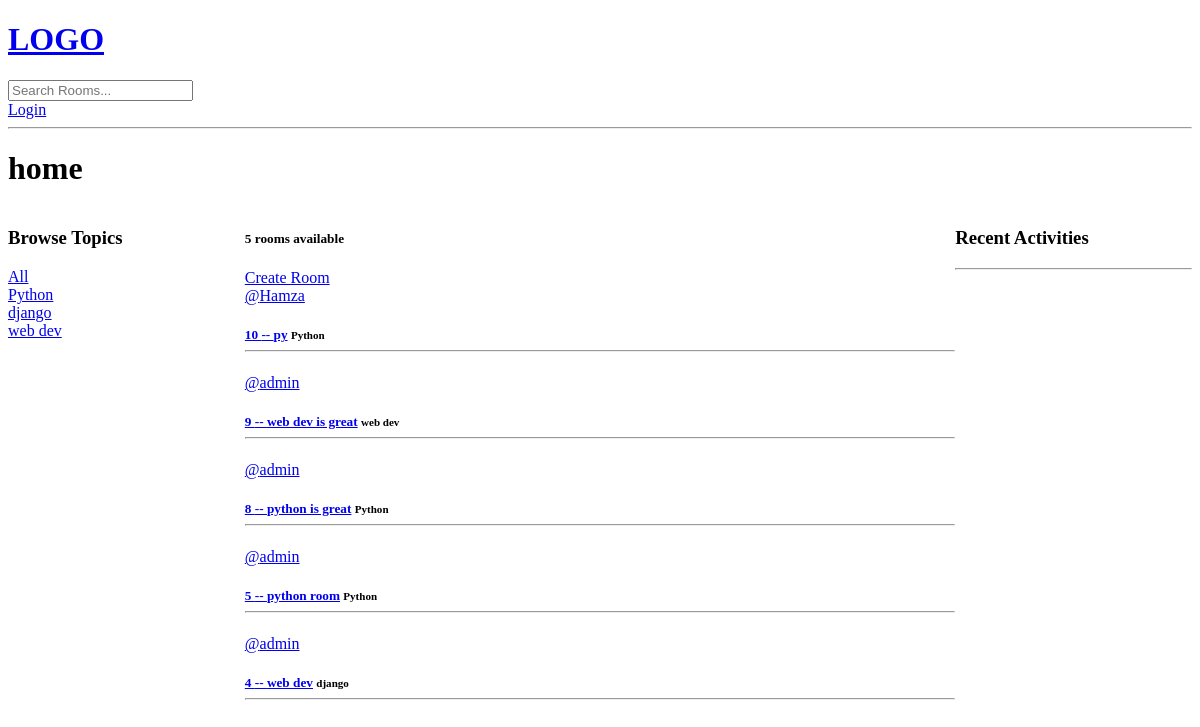
Before: / with the older database file.
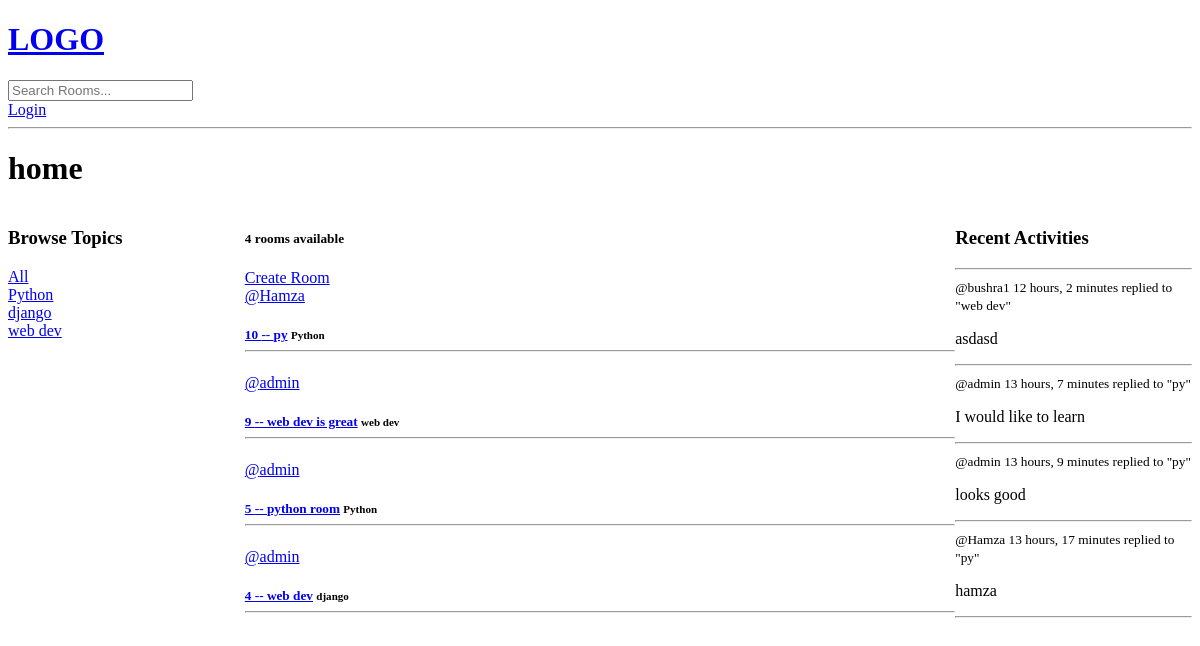
After: the same page with the newer database file.
### base/models.py (models this page shows, shortened)
class Topic(models.Model):
    name = models.CharField(max_length=200)

class Room(models.Model):
    host = models.ForeignKey(User, on_delete=models.SET_NULL, null=True)
    topic = models.ForeignKey(Topic, on_delete=models.SET_NULL, null=True)
    name = models.CharField(max_length=200)
    description = models.TextField(null=True, blank=True)
    participants = models.ManyToManyField(User, related_name='participants', blank=True)
    updated = models.DateTimeField(auto_now=True)
    created = models.DateTimeField(auto_now_add=True)
    class Meta:
        ordering = ['-updated', '-created']
    def __str__(self):
        return self.name

class Message(models.Model):
    user = models.ForeignKey(User, on_delete=models.CASCADE)
    room = models.ForeignKey(Room, on_delete=models.CASCADE)
    body = models.TextField()
    updated = models.DateTimeField(auto_now=True)
    created = models.DateTimeField(auto_now_add=True)
    class Meta:
        ordering = ['-updated', '-created']
    def __str__(self):
        return self.body[:50]

### base/views.py (the view)
# urls.py: path('', views.home, name='home'),
def home(request):
    q = request.GET.get('q') if request.GET.get('q') else ''
    rooms = Room.objects.filter(
        Q(topic__name__icontains=q) |
        Q(name__icontains=q) |
        Q(description__icontains=q) |
        Q(host__username__icontains=q)
    )
    room_messages = Message.objects.filter(Q(room__topic__name__icontains=q))
    context = {
        'rooms': rooms,
        'room_count': rooms.count(),
        'topics': Topic.objects.all(),
        'room_messages': room_messages
    }
    return render(request, 'base/home.html', context)

### base/templates/base/home.html (shortened to what this page needs)
{% extends 'main.html' %}
{% block content%}
<h1>home</h1>
<div class='home-container'>
    <div>
        {% include 'base/topics_component.html' %}
    </div>
    <div>
        <h5>{{room_count}} rooms available</h5>
        <a href="{% url 'create-room' %}">Create Room</a>
        {% include 'base/feed_component.html' %}
    </div>
    <div>
        {% include "base/activity_component.html" %}
    </div>
</div>
{% endblock content%}

### base/templates/base/topics_component.html
<h3>Browse Topics</h3>
<div>
    <a href="{% url 'home' %}">All</a>
</div>
{% for topic in topics %}
    <div>
        <a href="{% url 'home' %}?q={{topic.name}}">{{ topic.name }}</a>
    </div>
{% endfor %}

### base/templates/base/feed_component.html (shortened to what this page needs)
<div>
{%for room in rooms%}
    <div>
        <a href="{% url 'user-profile' room.host.id%}">@{{room.host.username}}</span>
        <h5>
            {{room.id}} -- <a href="{% url 'room' room.id %}">{{room.name}}</a>
            <small>{{room.topic.name}}</small>
            <hr>
        </h5>
    </div>
{%endfor%}
</div>

### base/templates/base/activity_component.html (shortened to what this page needs)
<h3>Recent Activities</h3>
<hr>
{% for message in room_messages %}
    <div>
        <small>@{{message.user.username}} {{ message.created|timesince }} </small>
        <small>replied to "{{ message.room }}" </small>
        <p>{{ message }}</p>
        <hr>
    </div>
{% endfor %}

Changed rows visible on the page:
removed Room: host.username "admin", id "8", name "python is great", topic.name "Python"
added Message: user.username "bushra1", created "12 hours, 2 minutes", room "web dev", body "asdasd"
added Message: user.username "admin", created "13 hours, 7 minutes", room "py", body "I would like to learn"
added Message: user.username "admin", created "13 hours, 9 minutes", room "py", body "looks good"
added Message: user.username "Hamza", created "13 hours, 17 minutes", room "py", body "hamza"
Other visible differences:
{{ room_count }}: "5" → "4"
